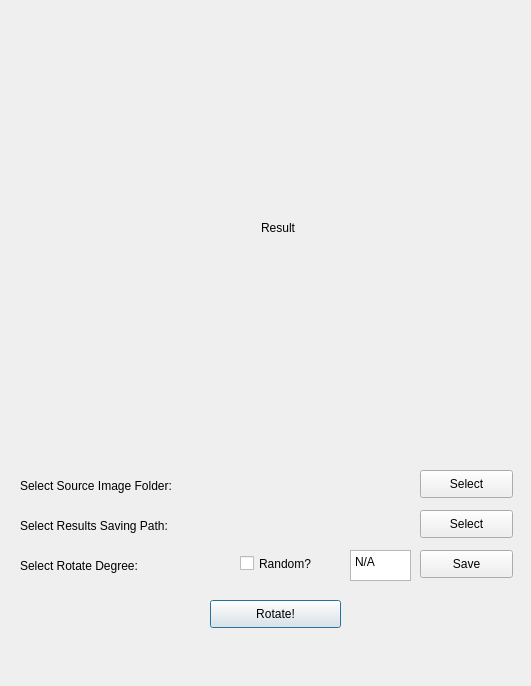
<?xml version="1.0" encoding="UTF-8"?>
<ui version="4.0">
 <class>RandRotateDialog</class>
 <widget class="QDialog" name="RandRotateDialog">
  <property name="enabled">
   <bool>true</bool>
  </property>
  <property name="geometry">
   <rect>
    <x>0</x>
    <y>0</y>
    <width>531</width>
    <height>686</height>
   </rect>
  </property>
  <property name="windowTitle">
   <string>Random Rotate without losing full image</string>
  </property>
  <widget class="QLabel" name="source_label">
   <property name="geometry">
    <rect>
     <x>20</x>
     <y>470</y>
     <width>381</width>
     <height>31</height>
    </rect>
   </property>
   <property name="text">
    <string>Select Source Image Folder:</string>
   </property>
  </widget>
  <widget class="QPushButton" name="rotate_btn">
   <property name="geometry">
    <rect>
     <x>210</x>
     <y>600</y>
     <width>131</width>
     <height>28</height>
    </rect>
   </property>
   <property name="text">
    <string>Rotate!</string>
   </property>
  </widget>
  <widget class="QPushButton" name="source_btn">
   <property name="geometry">
    <rect>
     <x>420</x>
     <y>470</y>
     <width>93</width>
     <height>28</height>
    </rect>
   </property>
   <property name="text">
    <string>Select</string>
   </property>
  </widget>
  <widget class="QLabel" name="result_label">
   <property name="geometry">
    <rect>
     <x>70</x>
     <y>20</y>
     <width>416</width>
     <height>416</height>
    </rect>
   </property>
   <property name="autoFillBackground">
    <bool>true</bool>
   </property>
   <property name="text">
    <string>Result</string>
   </property>
   <property name="alignment">
    <set>Qt::AlignCenter</set>
   </property>
  </widget>
  <widget class="QPushButton" name="savepath_btn">
   <property name="geometry">
    <rect>
     <x>420</x>
     <y>510</y>
     <width>93</width>
     <height>28</height>
    </rect>
   </property>
   <property name="text">
    <string>Select</string>
   </property>
  </widget>
  <widget class="QLabel" name="savepath_label">
   <property name="geometry">
    <rect>
     <x>20</x>
     <y>510</y>
     <width>381</width>
     <height>31</height>
    </rect>
   </property>
   <property name="text">
    <string>Select Results Saving Path:</string>
   </property>
  </widget>
  <widget class="QPlainTextEdit" name="degree_input">
   <property name="geometry">
    <rect>
     <x>350</x>
     <y>550</y>
     <width>61</width>
     <height>31</height>
    </rect>
   </property>
   <property name="plainText">
    <string>N/A</string>
   </property>
  </widget>
  <widget class="QPushButton" name="degree_btn">
   <property name="geometry">
    <rect>
     <x>420</x>
     <y>550</y>
     <width>93</width>
     <height>28</height>
    </rect>
   </property>
   <property name="text">
    <string>Save</string>
   </property>
  </widget>
  <widget class="QLabel" name="degree_label">
   <property name="geometry">
    <rect>
     <x>20</x>
     <y>550</y>
     <width>201</width>
     <height>31</height>
    </rect>
   </property>
   <property name="text">
    <string>Select Rotate Degree:</string>
   </property>
  </widget>
  <widget class="QCheckBox" name="degree_checkbox">
   <property name="geometry">
    <rect>
     <x>240</x>
     <y>548</y>
     <width>91</width>
     <height>31</height>
    </rect>
   </property>
   <property name="text">
    <string>Random?</string>
   </property>
  </widget>
 </widget>
 <resources/>
 <connections/>
</ui>
